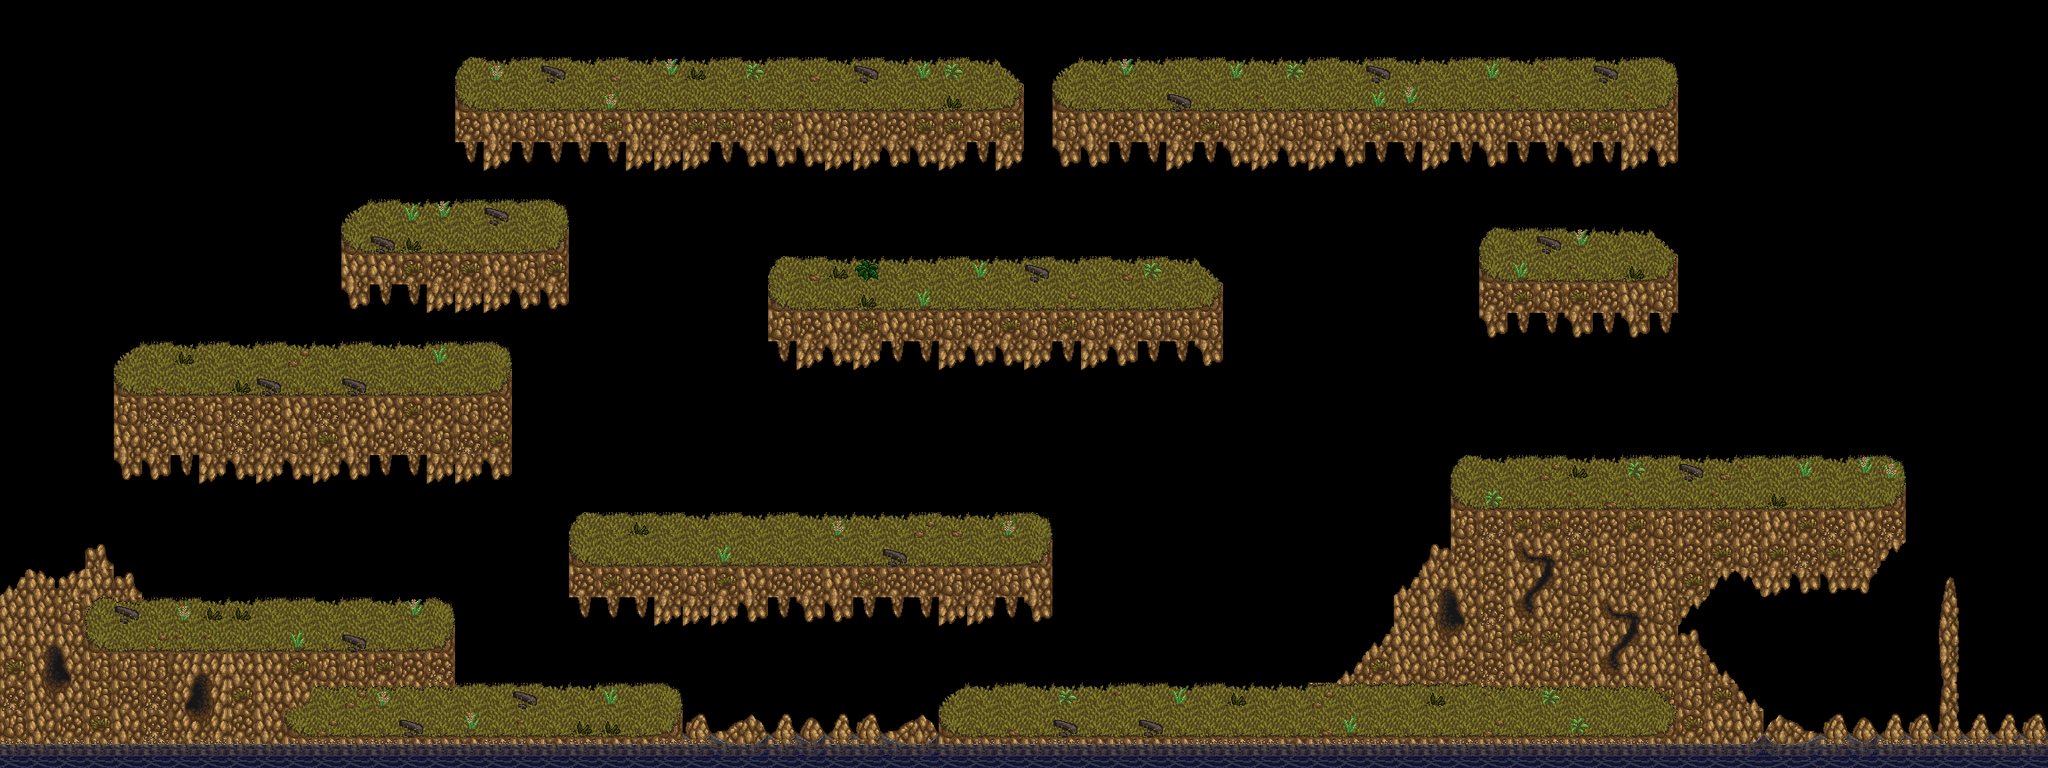

A 2D game scene composited from a Tiled map and its tileset images. What follows is a short description and the map's XML, with each tile layer's data collapsed to a summary:
An orthogonal 72x27 tile map with 32x32 px tiles, 3 tile layers (2. csemperéteg, 1. csemperéteg, 3. csemperéteg) and 45 objects.

<map version="1.4" tiledversion="1.4.3" orientation="orthogonal" renderorder="right-down" width="72" height="27" tilewidth="32" tileheight="32" infinite="0" nextlayerid="73" nextobjectid="246">
 <tileset firstgid="1" name="hyptosis" tilewidth="32" tileheight="32" tilecount="3600" columns="30">
  <image source="../tileset/hyptosis.png" width="960" height="3840" />
  <terraintypes>
   <terrain name="StoneWall1" tile="475" />
   <terrain name="StoneWall2" tile="2457" />
   <terrain name="StoneWall3" tile="2644" />
   <terrain name="StoneWall4" tile="1094" />
   <terrain name="StoneWall5" tile="1097" />
   <terrain name="StoneWall7" tile="1774" />
   <terrain name="StoneWall8" tile="2554" />
  </terraintypes>
  <tile id="312" terrain="0,0,0,0" />
  <tile id="375" terrain="0,0,0,0" />
  <tile id="402" terrain="0,0,0,0" />
  <tile id="475" terrain=",,,0" />
  <tile id="476" terrain=",,0,0" />
  <tile id="477" terrain=",,0," />
  <tile id="504" terrain=",0,,0" />
  <tile id="505" terrain="0,0,0,0" />
  <tile id="506" terrain="0,,0," />
  <tile id="507" terrain="0,0,0,0" />
  <tile id="534" terrain=",0,," />
  <tile id="535" terrain="0,0,," />
  <tile id="536" terrain="0,,," />
  <tile id="537" terrain="0,0,0,0" />
  <tile id="642" terrain="0,0,0,0" />
  <tile id="882" terrain="0,0,0,0" />
  <tile id="1006" terrain="4,4,4,4" />
  <tile id="1036" terrain="4,4,4,4" />
  <tile id="1038" terrain="0,0,0,0" />
  <tile id="1039" terrain="0,0,0,0" />
  <tile id="1066" terrain="4,4,4,4" />
  <tile id="1068" terrain="0,0,0,0" />
  <tile id="1069" terrain="4,4,4,4" />
  <tile id="1092" terrain="3,3,3,3" />
  <tile id="1093" terrain="3,3,3,3" />
  <tile id="1094" terrain=",,,3" />
  <tile id="1095" terrain=",,3,3" />
  <tile id="1096" terrain=",,3," />
  <tile id="1097" terrain=",,,4" />
  <tile id="1098" terrain=",,4,4" />
  <tile id="1099" terrain=",,4," />
  <tile id="1122" terrain=",3,," />
  <tile id="1123" terrain="3,3,3,3" />
  <tile id="1124" terrain=",3,,3" />
  <tile id="1126" terrain="3,,3," />
  <tile id="1127" terrain=",4,,4" />
  <tile id="1129" terrain="4,,4," />
  <tile id="1154" terrain=",3,," />
  <tile id="1155" terrain="3,3,," />
  <tile id="1156" terrain="3,,," />
  <tile id="1157" terrain=",4,," />
  <tile id="1158" terrain="4,4,," />
  <tile id="1159" terrain="4,,," />
  <tile id="1625" terrain="2,2,2,2" />
  <tile id="1626" terrain="2,,2," />
  <tile id="1628" terrain=",,2,2" />
  <tile id="1629" terrain=",,2," />
  <tile id="1655" terrain="2,2,," />
  <tile id="1656" terrain="2,,," />
  <tile id="1657" terrain="2,2,2,2" />
  <tile id="1658" terrain="2,2,2,2" />
  <tile id="1659" terrain=",,2,2" />
  <tile id="1723" terrain="4,4,4,4" />
  <tile id="1774" terrain=",,,5" />
  <tile id="1775" terrain=",,5,5" />
  <tile id="1776" terrain=",,5," />
  <tile id="1777" terrain="5,5,5,5" />
  <tile id="1778" terrain="5,5,5,5" />
  <tile id="1804" terrain=",5,,5" />
  <tile id="1805" terrain="5,5,5,5" />
  <tile id="1806" terrain="5,,5," />
  <tile id="1807" terrain="5,5,5,5" />
  <tile id="1808" terrain="5,5,5,5" />
  <tile id="1834" terrain=",5,," />
  <tile id="1835" terrain="5,5,," />
  <tile id="1836" terrain="5,,," />
  <tile id="2289" terrain=",,6,6" />
  <tile id="2290" terrain=",,6," />
  <tile id="2319" terrain="6,6,6,6" />
  <tile id="2320" terrain="6,,6," />
  <tile id="2349" terrain="6,6,," />
  <tile id="2350" terrain="6,,," />
  <tile id="2454" terrain=",,1,1" />
  <tile id="2456" terrain=",,1," />
  <tile id="2457" terrain=",,,1" />
  <tile id="2484" terrain="1,1,," />
  <tile id="2485" terrain="1,1,," />
  <tile id="2486" terrain="1,,," />
  <tile id="2487" terrain=",1,," />
  <tile id="2554" terrain=",,,6" />
  <tile id="2584" terrain=",6,,6" />
  <tile id="2614" terrain=",6,," />
  <tile id="2644" terrain=",,,2" />
  <tile id="2674" terrain=",2,,2" />
  <tile id="2704" terrain=",2,," />
 </tileset>
 <layer id="71" name="2. csemperéteg" width="72" height="27">
  <data>[1944 cells, 76 non-empty, 7 distinct tile ids]</data>
 </layer>
 <layer id="70" name="1. csemperéteg" width="72" height="27">
  <data>[1944 cells, 779 non-empty, 47 distinct tile ids]</data>
 </layer>
 <layer id="72" name="3. csemperéteg" width="72" height="27">
  <data>[1944 cells, 111 non-empty, 10 distinct tile ids]</data>
 </layer>
 <objectgroup color="#ffaa00" id="16" name="Ground">
  <object id="203" x="340.5" y="800" width="405.5" height="29.5" />
  <object id="204" x="113" y="706.5" width="378.5" height="27.5" />
  <object id="205" x="147" y="416" width="412.5" height="35" />
  <object id="206" x="400.5" y="255" width="225" height="35.5" />
  <object id="207" x="656.5" y="609" width="508" height="32" />
  <object id="208" x="882.5" y="323" width="472.5" height="29" />
  <object id="209" x="529" y="96.5" width="604" height="35.5" />
  <object id="210" x="1203.5" y="97.5" width="672" height="30" />
  <object id="211" x="1679" y="289.5" width="193" height="30.5" />
  <object id="212" x="1651" y="544" width="473.5" height="28.5" />
  <object id="213" x="1075.5" y="799.5" width="789" height="35" />
 </objectgroup>
 <objectgroup color="#ff0000" id="30" name="Enemies">
  <object id="174" x="1139" y="760">
   <properties>
    <property name="block" type="int" value="1" />
   </properties>
   <polyline points="-32.2086,21 191.791,21" />
  </object>
  <object id="224" x="1645" y="758">
   <properties>
    <property name="block" type="int" value="1" />
   </properties>
   <polyline points="-32.2086,21 191.791,21" />
  </object>
  <object id="225" x="1721" y="505">
   <properties>
    <property name="block" type="int" value="1" />
   </properties>
   <polyline points="-32.2086,21 191.791,21" />
  </object>
  <object id="226" x="1905" y="507">
   <properties>
    <property name="block" type="int" value="1" />
   </properties>
   <polyline points="-32.2086,21 191.791,21" />
  </object>
  <object id="227" x="1683.97" y="53">
   <properties>
    <property name="block" type="int" value="2" />
   </properties>
   <polyline points="-28.1825,21 167.817,21" />
  </object>
  <object id="228" x="1267.25" y="55">
   <properties>
    <property name="block" type="int" value="2" />
   </properties>
   <polyline points="-23.4375,21 139.562,21" />
  </object>
  <object id="229" x="1172" y="276">
   <properties>
    <property name="block" type="int" value="2" />
   </properties>
   <polyline points="-28.1825,21 167.817,21" />
  </object>
  <object id="230" x="934" y="281">
   <properties>
    <property name="block" type="int" value="2" />
   </properties>
   <polyline points="-28.1825,21 167.817,21" />
  </object>
  <object id="231" x="968.392" y="55">
   <properties>
    <property name="block" type="int" value="2" />
   </properties>
   <polyline points="-22.5747,21 134.425,21" />
  </object>
  <object id="232" x="598.516" y="56">
   <properties>
    <property name="block" type="int" value="2" />
   </properties>
   <polyline points="-41.6986,21 248.301,21" />
  </object>
  <object id="234" x="213" y="392">
   <properties>
    <property name="block" type="int" value="3" />
   </properties>
   <polyline points="-27.3198,0.21 162.68,0.21" />
  </object>
  <object id="235" x="375" y="395">
   <properties>
    <property name="block" type="int" value="3" />
   </properties>
   <polyline points="-27.3198,0.21 162.68,0.21" />
  </object>
  <object id="236" x="209.17" y="686">
   <properties>
    <property name="block" type="int" value="3" />
   </properties>
   <polyline points="-31.4897,0.21 187.51,0.21" />
  </object>
  <object id="237" x="401" y="786">
   <properties>
    <property name="block" type="int" value="3" />
   </properties>
   <polyline points="-27.3198,0.21 162.68,0.21" />
  </object>
  </objectgroup>
 <objectgroup color="#ff00ff" id="17" name="Ladders">
  <!-- 11 objects omitted --></objectgroup>
 <objectgroup id="18" name="Player">
  <!-- 3 objects omitted --></objectgroup>
</map>
<!-- 20 of 45 objects omitted -->
